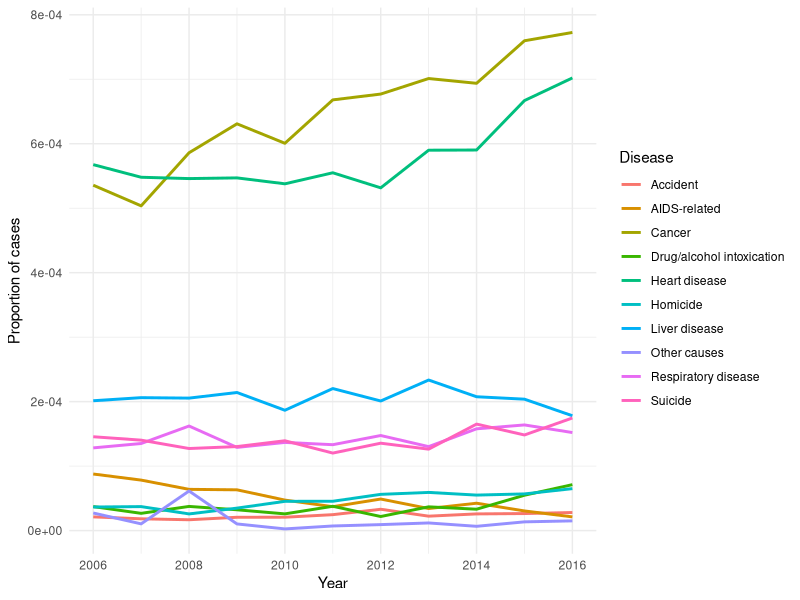
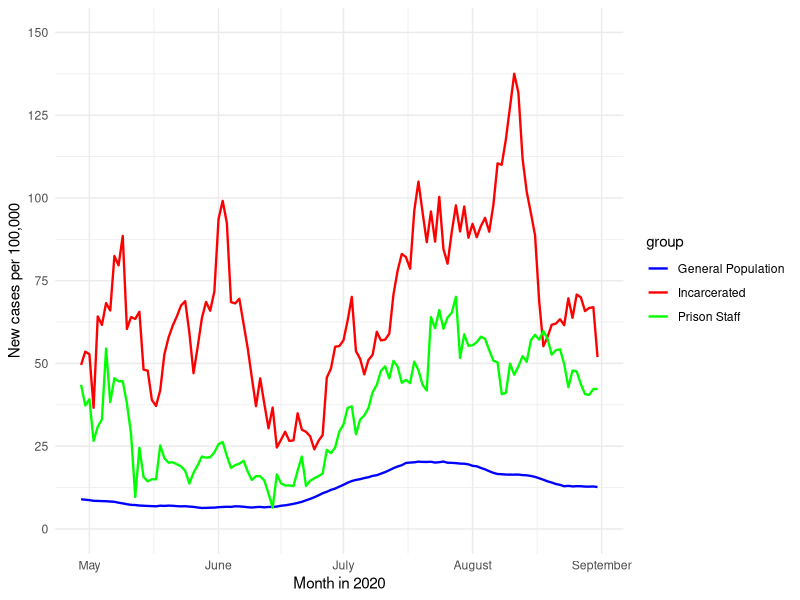
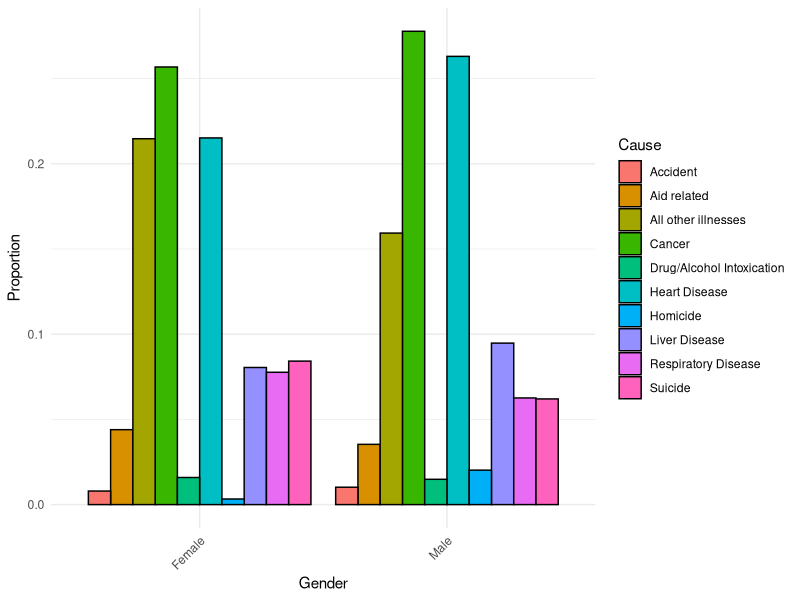
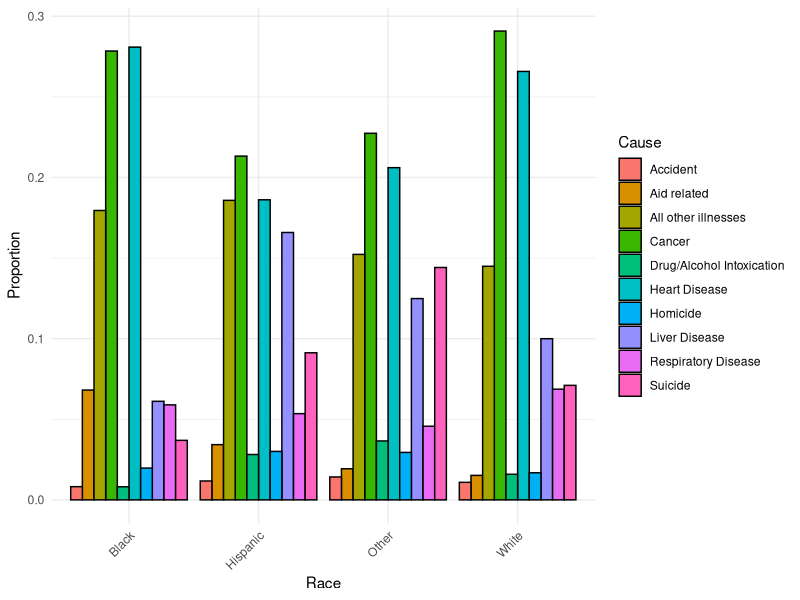

Write R code to recreate these figures, in order.
## ---- chunk 1
#| include: false
#| warning: false
#| message: false

#### Preamble ####
# Purpose: Read the cleaned dataset to use it for the analysis
# Author: Kaavya Kalani, Monica Sainani, Aamishi Avarsekar
# Date: 14 February 2024
# Contact: kaavya.kalani@mail.utoronto.ca, monica.sainani@mail.utoronto.ca, aamishi.avarsekar@mail.utoronto.ca
# License: MIT
# Pre-requisites: run scripts/01-data_cleaning.R

#### Workspace setup ####
# install.packages("tidyverse")
# install.packages("knitr")
# install.packages("here")
# install.packages("ggplot2")
# install.packages("readxl")
# install.packages("gdata")
# install.packages("dplyr")
# install.packages("haven")

library(ggplot2)
library(readxl)
library(tidyverse)
library(knitr)
library(here)
library(gdata)
library(dplyr)
library(haven)
library(knitr)
library(here)
## ---- chunk 2
#| message: false
#| echo: false
#| warning: false
#| label: fig-overall-death
#| fig-cap: Causes of deaths among the prisoners from 2006 to 2016

# Load cleaned data from CSV

health_data_by_year_long_prop <- read.csv(file=here("data/analysis_data/cleaned_health_data_by_year.csv"), header = TRUE, stringsAsFactors = FALSE)

# Create the plot
ggplot(health_data_by_year_long_prop, aes(x = as.numeric(Year), y = Proportion, color = Disease)) +
  geom_line(linewidth = 1.0) +
  labs(x = "Year",
       y = "Proportion of cases",
       color = "Disease") +
  theme_minimal()
## ---- chunk 3
#| message: false
#| echo: false
#| warning: false
#| label: fig-covid
#| fig-cap: Moving Average of New Daily COVID-19 Cases in 2020

# Load cleaned data
ts_data <- read.csv(file=here("data/analysis_data/cleaned_covid19_data.csv"), header = TRUE, stringsAsFactors = FALSE)
# Load cleaned data
ts_data <- read.csv(file=here("data/analysis_data/cleaned_covid19_data.csv"), header = TRUE, stringsAsFactors = FALSE)

#Convert date column to Date type
ts_data$date <- as.Date(ts_data$date, format = "%Y-%m-%d")


# Create the figure using ggplot2 with solid lines
ggplot(ts_data, aes(x = date, y = new_cases_per_100k, color = group)) +
  geom_line(linewidth = 0.8) +  # Adjust the line thickness here (e.g., size = 0.8)
  scale_x_date(date_labels = "%B", date_breaks = "1 month", limits = c(min(ts_data$date), max(ts_data$date))) +
  scale_y_continuous(limits = c(0, 150), breaks = seq(0, 150, 25)) +
  labs(x = "Month in 2020", y = "New cases per 100,000") +
  theme_minimal() +
  geom_vline(xintercept = as.numeric(as.Date(c("2020-04-01", "2020-05-01", "2020-06-01", "2020-07-01", "2020-08-01", "2020-09-01"))),
             linetype = "dashed", color = "gray") +
  annotate("text", x = as.Date(c("2020-04-01", "2020-05-01", "2020-06-01", "2020-07-01", "2020-08-01", "2020-09-01")),
           y = 150, label = c("April 2020", "May 2020", "June 2020", "July 2020", "August 2020", "September 2020"),
          vjust = -0.5, hjust = 0, color = "gray") +
  scale_color_manual(values = c("blue", "red", "green"))

## ---- chunk 4
#| message: false
#| echo: false
#| warning: false
#| label: fig-death-vs-gender
#| fig-cap: Causes of deaths among the prisoners by gender

# Load cleaned data
health_demographic_data_clean <- read_csv(file=here("data/analysis_data/cleaned_health_data_gender.csv"))

# Plot the proportions graph using geom_bar with position = "dodge"
ggplot(health_demographic_data_clean, aes(x = x1, y = Proportion, fill = Cause)) +
  geom_bar(stat = "identity", position = "dodge", color = "black", size = 0.5) +
  labs(x = "Gender",
       y = "Proportion") +
  theme_minimal() +
  theme(axis.text.x = element_text(angle = 45, hjust = 1))
## ---- chunk 5
#| message: false
#| echo: false
#| warning: false
#| label: fig-death-vs-race
#| fig-cap: Causes of deaths among the prisoners by race

# Load cleaned data from CSV
race_health_data_long <- read.csv(file=here("data/analysis_data/cleaned_health_data_race.csv"), header = TRUE, stringsAsFactors = FALSE)

# Create a bar plot showing proportions with black borders
ggplot(race_health_data_long, aes(x = x1, y = Proportion, fill = Cause)) +
  geom_bar(stat = "identity", position = "dodge", color = "black", size = 0.5) +
  labs(x = "Race",
       y = "Proportion") +
  theme_minimal() +
  theme(axis.text.x = element_text(angle = 45, hjust = 1))
